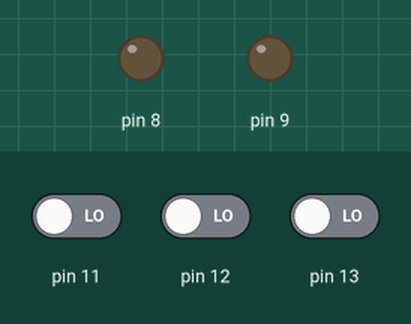
Recording of a sketch running on a simulated Arduino Uno, built with avr-gcc and run on an emulated ATmega328P. On the bench: output pins drawn as LEDs (lit = HIGH). The inputs (shaded band) are chosen by the test bench; at power-on: pin 11 LOW, pin 12 LOW, pin 13 LOW.

Above: at 1.2 s.
1.3 s: pin 11 driven HIGH
At 2.1 s:
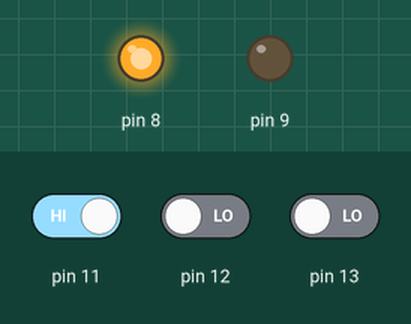
2.8 s: pin 12 driven HIGH
At 3.3 s:
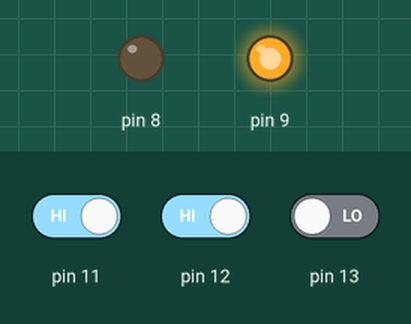
4.3 s: pin 13 driven HIGH
At 5.5 s:
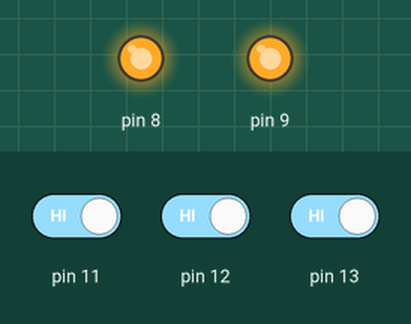
5.8 s: pin 13 driven LOW
At 6.8 s:
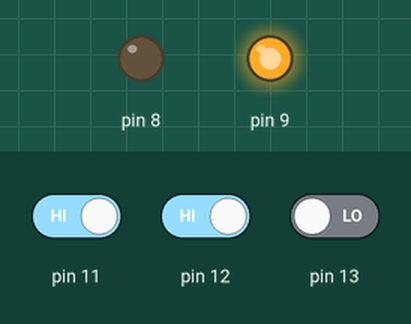
7.3 s: pin 11 driven LOW
At 7.9 s:
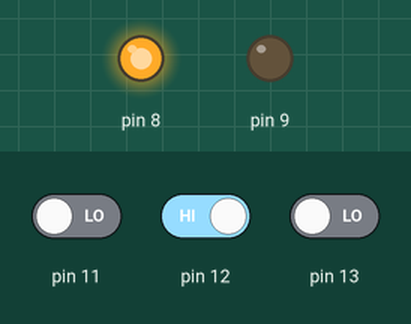
Timing chart, 0 to 9.8 s (numbered marks = the images above; inputs shaded):
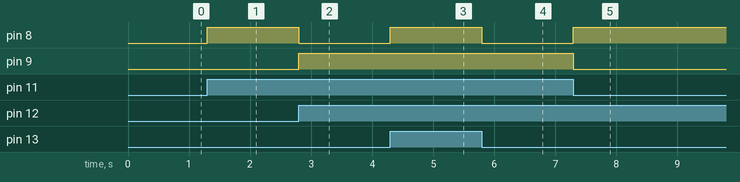

Measured:
- after the input at 1.3 s, pin 8: LOW → HIGH at once
- after the input at 2.8 s, pin 8: HIGH → LOW at once; pin 9: LOW → HIGH at once
- after the input at 4.3 s, pin 8: LOW → HIGH at once
- after the input at 5.8 s, pin 8: HIGH → LOW at once
- after the input at 7.3 s, pin 8: LOW → HIGH at once; pin 9: HIGH → LOW at once

The sketch:

fullAdder_feb13b.ino
```cpp
byte a, b, c;
void setup() {
  // put your setup code here, to run once:
  pinMode(13, INPUT);
  pinMode(12, INPUT);
  pinMode(11, INPUT);
  pinMode(9, OUTPUT);
  pinMode(8, OUTPUT);

}

void loop() {
  // put your main code here, to run repeatedly:
  a = digitalRead(13);
  b = digitalRead(12);
  c = digitalRead(11);
  if (a^b^c == HIGH)
  {
    digitalWrite(8, HIGH);
  }
  else
  {
    digitalWrite(8, LOW);
  }
  if ((a&b)|(b&c)|(a&c) == HIGH)
  {
    digitalWrite(9, HIGH);
  }
  else
  {
    digitalWrite(9, LOW);
  }
}
```
